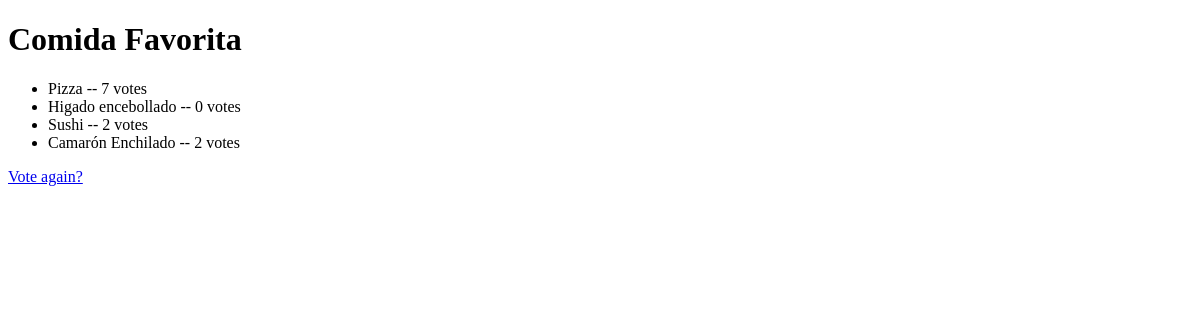
The page /polls/2/results/ on the database as committed earlier.
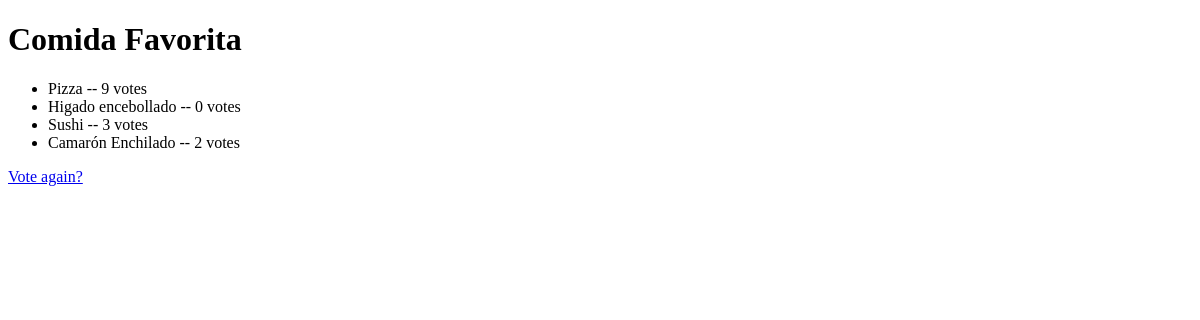
The same page on the database as committed later.
### polls/models.py (models this page shows, shortened)
class Question(models.Model):
    question_text = models.CharField(max_length=200)
    pub_date = models.DateTimeField('date published')

class Choice(models.Model):
    question = models.ForeignKey(Question, on_delete=models.CASCADE)
    choice_text = models.CharField(max_length=200)
    votes = models.IntegerField(default=0)

### polls/views.py (the view)
# urls.py: url(r'^(?P<pk>[0-9]+)/results/$', views.ResultsView.as_view(), name='results'),
class ResultsView (generic.DetailView):
    model = Question
    template_name =  'polls/results.html'

### templates/polls/results.html (shortened to what this page needs)
<!DOCTYPE html>
<html lang="en">
<head>
</head>
<body>
<h1>{{ question.question_text }}</h1>
<ul>
{% for choice in question.choice_set.all %}
    <li>{{ choice.choice_text }} -- {{ choice.votes }} vote{{ choice.votes|pluralize }}</li>
{% endfor %}
</ul>
<a href="{% url 'polls:detail' question.id %}">Vote again?</a>
</body>
</html>

Rows that differ between the two databases and show on the page:
changed Choice "Pizza": votes "7" → "9"
changed Choice "Sushi": votes "2" → "3"
